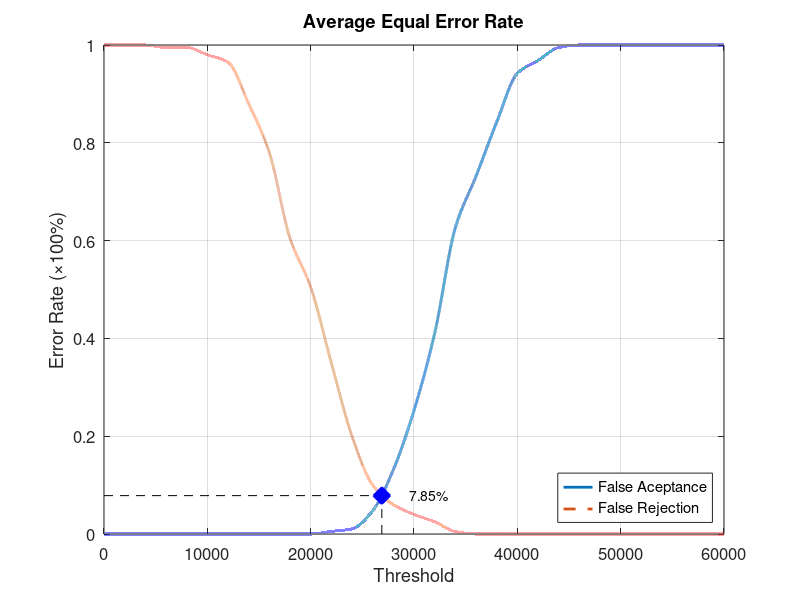
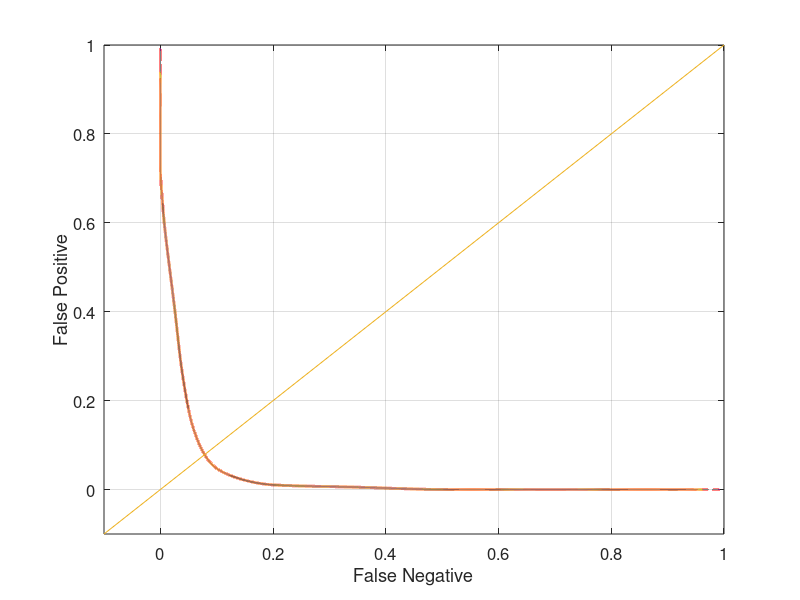

These figures' MATLAB source, in order:
function yEER = Database4_3
close all;
clear;
clc;
x = 0:2000:60000;
xq = 0:0.5:60000;

y0 = [0 0 0 0 0 0 0 0 0 0 0 0.00526316 0.0105263 0.0473684 0.131579 0.252632 0.410526 0.626316 0.731579 0.842105 0.942105 0.968421 0.994737 1 1 1 1 1 1 1 1];
yy0 = interp1(x, y0, xq, 'pchip');
y1 = [1 1 1 0.995 0.995 0.98 0.965 0.88 0.78 0.605 0.505 0.35 0.2 0.1 0.06 0.04 0.025 0.005 0 0 0 0 0 0 0 0 0 0 0 0 0];
yy1 = interp1(x, y1, xq, 'pchip');

% Calculating EER: 
y2 = abs(y0 - y1);
find(y2 == min(y2))
yy2 = abs(yy0 - yy1);
xEER = find(yy2 == min(yy2));
xEERIndex = xq(xEER) % X-axis EER
yEER = yy0(xEER) % Y-axis EER

main = figure
plot(xq, yy0,'-','LineWidth', 2);	hold on
plot(xq, yy1,'--','LineWidth', 2);	hold on
plot([xEERIndex xEERIndex], [0 yEER], 'k--');	hold on
plot([0 xEERIndex], [yEER yEER], 'k--');	hold on
plot(xEERIndex, yEER, 'bx', 'LineWidth', 10);	hold on
text(xEERIndex + 10 * xEERIndex / 100, yEER, [num2str(round((10000 * yEER)) / 100) '%'])
legend('False Aceptance', 'False Rejection', 'Location', 'SouthEast')
xlabel('Threshold')
ylabel('Error Rate (\times100%)')
title('Average Equal Error Rate')
set(gca, 'FontSize', 12)
axis([0 60000 0 1])
grid on

print(main, 'Database4_3Main', '-dpng');
FNRxFPR = figure('Color', [1 1 1]);
plot(yy1, yy0, '-', yy1, yy0, 'LineWidth', 2);
hold on
y = -0.1:0.1:1
plot(y, y); 
set(gca, 'FontSize', 12)
xlabel('False Negative')
ylabel('False Positive')
axis([-0.1 1 -0.1 1])
set(gca, 'FontSize', 12)
grid on

print(FNRxFPR, 'Database4_3FNRxFPR','-dpng');
end
